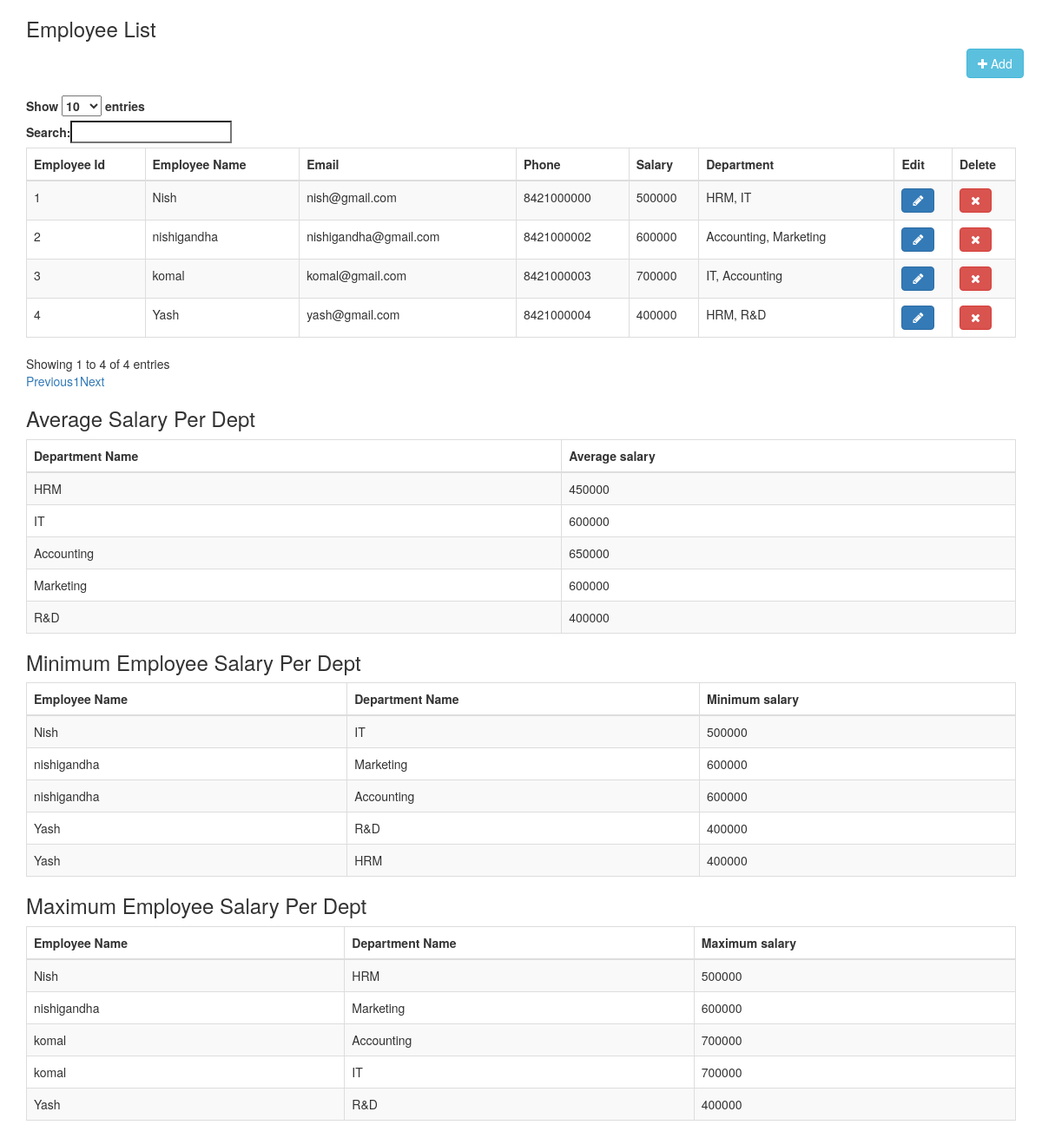
The page / on the database its author committed.
### tables this page shows
CREATE TABLE IF NOT EXISTS `employee` (
  `emp_id` int(11) NOT NULL,
  `emp_name` varchar(255) NOT NULL,
  `email_address` varchar(150) NOT NULL,
  `phone_no` bigint(20) NOT NULL,
  `salary` float NOT NULL,
  `status` tinyint(4) NOT NULL COMMENT '0-Inactive,1-Active,2-Delete'
);

### application/controllers/Employee.php (called while the page is built, shortened)
<?php
class Employee extends CI_Controller {
	public function __construct()
	{
		$this->load->model('employee_model');
		$this->load->helper('email');
		$this->load->library('form_validation');
	}
	public function index()
	{
		$result = $this->employee_model->getemployee();
		$avg_salary = $this->employee_model->avg_salary();
		$min_emp_salary = $this->employee_model->min_emp_salary();
		$max_emp_salary = $this->employee_model->max_emp_salary();
		$this->load->view('employee_list',['result'=>$result,'avg_salary'=>$avg_salary,'min_emp_salary'=>$min_emp_salary,'max_emp_salary'=>$max_emp_salary]);
	}
}

### index.php (called while the page is built, shortened)
<?php
require_once BASEPATH.'core/CodeIgniter.php';

### application/models/employee_model.php (called while the page is built, shortened)
<?php
class Employee_model extends CI_model
{
	public function getemployee()
	{
		$query = $this->db->select("*")->where('status!=',2)->get('employee');
		return $query->result();
	}
	public function avg_salary()
	{
		$query = $this->db->query("SELECT d.name, avg(e.salary) as salary
 			FROM employee e
			INNER JOIN details s ON e.emp_id = s.emp_id
			INNER JOIN department d ON s.dep_id = d.id
			GROUP BY s.dep_id");
		return $query->result();
	}
	public function min_emp_salary()
	{
		$query = $this->db->query("SELECT E.emp_name, E.salary, R.name,R.dept_id
		FROM (select min(e.salary) as salary, d.name as name,d.id as dept_id
			FROM department d
			INNER JOIN details s ON d.id = s.dep_id
			INNER JOIN employee e ON s.emp_id = e.emp_id
			group by d.id ) R
		INNER JOIN employee E ON R.salary=E.salary");
		return $query->result();
	}
	public function max_emp_salary()
	{
		$query = $this->db->query("SELECT E.emp_name, E.salary, R.name,R.dept_id
		FROM (select max(e.salary) as salary, d.name as name,d.id as dept_id
			FROM department d
			INNER JOIN details s ON d.id = s.dep_id
			INNER JOIN employee e ON s.emp_id = e.emp_id
			group by d.id ) R
		INNER JOIN employee E ON R.salary=E.salary");
		return $query->result();
	}
}
?>

### application/views/employee_list.php (the view, shortened to what this page needs)
<!DOCTYPE html>
<html>
<head>
</head>
	<?php echo link_tag('https://maxcdn.bootstrapcdn.com/bootstrap/3.3.0/css/bootstrap.min.css'); ?>
	<link rel="stylesheet" href=" https://cdn.datatables.net/1.10.21/css/dataTables.bootstrap.min.css" />
	<link rel="stylesheet" type="text/css" href="https://stackpath.bootstrapcdn.com/font-awesome/4.7.0/css/font-awesome.min.css">
<body>
	<div class="container">
		<div class="row">
			<div class="col-md-12">
				<h3>Employee List</h3>
				<a  href="<?php echo site_url('employee/insert') ?>" style="margin-left: 95%;"><button class="btn btn-info" ><i class="fa fa-plus"></i> Add</button></a>
				<div class="table-responsive" style="margin-top: 20px">
					<table id="mytable" class="table table-bordered table-striped">
						<thead>
							<tr>
								<th>Employee Id</th>
								<th>Employee Name</th>
								<th>Email</th>
								<th>Phone </th>
								<th>Salary</th>
								<th>Department</th>
								<th>Edit</th>
								<th>Delete</th>
							</tr>
						</thead>
						<tbody>
							<?php
							$cnt = 1;
							foreach ($result as $key => $r) {
								?>
								<tr>
									<td><?php echo htmlentities($cnt); ?></td>
									<td><?php echo htmlentities($r->emp_name); ?></td>
									<td><?php echo htmlentities($r->email_address); ?></td>
									<td><?php echo htmlentities($r->phone_no); ?></td>
									<td><?php echo htmlentities($r->salary); ?></td>
									<td><?php $dep = $this->db->query("SELECT GROUP_CONCAT(name SEPARATOR ', ') as nm from department where id in(SELECT dep_id from details where emp_id = ".$r->emp_id."  GROUP BY emp_id) ");
									    $d = $dep->row();
									    echo $d->nm;
									?></td>
									<td><a href="<?=base_url("employee/edit/".$r->emp_id)?>"><i class="fa fa-pencil btn btn-primary"></i></a></td>
									<td><a href="<?=base_url("employee/delete/".$r->emp_id)?>"><i class="fa fa-times btn btn-danger"></i></a></td>
								</tr>
								<?php
								$cnt++;
							}
							 ?>
						</tbody>
					</table>
					<h3>Average Salary Per Dept</h3>
					<table id="" class="table table-bordered table-striped">
						<thead>
							<tr>
								<th>Department Name</th>
								<th>Average salary</th>
							</tr>
						</thead>
						<tbody>
							<?php
							foreach ($avg_salary as $key => $s) {
								?>
								<tr>
									<td><?= $s->name?></td>
									<td><?= $s->salary ?></td>
								</tr>
								<?php
							}
							?>
						</tbody>
					</table>
					<h3>Minimum Employee Salary Per Dept</h3>
					<table id="" class="table table-bordered table-striped">
						<thead>
							<tr>
								<th>Employee Name</th>
								<th>Department Name</th>
								<th>Minimum salary</th>
							</tr>
						</thead>
						<tbody>
							<?php
							foreach ($min_emp_salary as $key => $s) {
								?>
								<tr>
									<td><?= $s->emp_name?></td>
									<td><?= $s->name?></td>
									<td><?= $s->salary ?></td>
								</tr>
								<?php
							}
							?>
						</tbody>
					</table>
					<h3>Maximum Employee Salary Per Dept</h3>
					<table id="" class="table table-bordered table-striped">
						<thead>
							<tr>
								<th>Employee Name</th>
								<th>Department Name</th>
								<th>Maximum salary</th>
							</tr>
						</thead>
						<tbody>
							<?php
							foreach ($max_emp_salary as $key => $s) {
								?>
								<tr>
									<td><?= $s->emp_name?></td>
									<td><?= $s->name?></td>
									<td><?= $s->salary ?></td>
								</tr>
								<?php
							}
							?>
						</tbody>
					</table>
				</div>
			</div>
		</div>
	</div>
</body>
</html>

### rows shown on the page
employee: emp_name "Nish", email_address "nish@gmail.com", phone_no "8421000000", salary "500000", nm "HRM, IT"
employee: emp_name "nishigandha", email_address "nishigandha@gmail.com", phone_no "8421000002", salary "600000", nm "Accounting, Marketing"
employee: emp_name "komal", email_address "komal@gmail.com", phone_no "8421000003", salary "700000", nm "IT, Accounting"
employee: emp_name "Yash", email_address "yash@gmail.com", phone_no "8421000004", salary "400000", nm "HRM, R&D"

### other values the page prints
$s->name "HRM"
$s->salary "450000"
$s->name "IT"
$s->salary "600000"
$s->name "Accounting"
$s->salary "650000"
$s->name "Marketing"
$s->name "R&D"
$s->salary "400000"
$s->emp_name "Nish"
$s->salary "500000"
$s->emp_name "nishigandha"
$s->emp_name "Yash"
$s->emp_name "komal"
$s->salary "700000"
